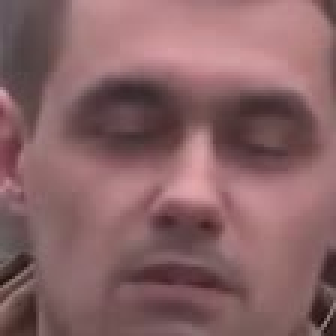
#> input picture systems/upgrade-20260921/examples/aigc_real_image.jpg, 112 x 112 px (shown 3 times larger)
$ python -i media.py   (imports and definitions only)
#> lines starting #> are read from the running program, lines starting #| are printed output that depends on the picture
from __future__ import annotations

import hashlib
import re
import time
from dataclasses import dataclass, field
from pathlib import Path
from typing import Any

import cv2
import numpy as np


IMAGE_EXTENSIONS = {".jpg", ".jpeg", ".png", ".webp"}
VIDEO_EXTENSIONS = {".mp4", ".avi", ".mov", ".mkv"}


class PreprocessingError(RuntimeError):
    """可向中文界面直接展示的预处理错误。"""


@dataclass(frozen=True)
class PreprocessConfig:
    sample_rate_fps: float = 1.0
    max_frames: int = 30
    face_size: tuple[int, int] = (224, 224)
    face_expand_ratio: float = 0.25

    # [9 lines left out: function __post_init__, not called in this run]


@dataclass(frozen=True)
class VideoInfo:
    duration_seconds: float
    fps: float
    width: int
    height: int
    total_frames: int


@dataclass
class PreprocessResult:
    source_path: str
    filename: str
    label: str
    file_type: str = "未知"
    sha256: str = ""
    video_info: VideoInfo | None = None
    extracted_frames: int = 0
    face_frames: int = 0
    no_face_frames: int = 0
    frame_paths: list[str] = field(default_factory=list)
    face_paths: list[str] = field(default_factory=list)
    sample_output_dir: str = ""
    elapsed_seconds: float = 0.0
    error_message: str = ""

    # [54 lines left out: functions to_summary_dict, calculate_sha256, _read_image, _write_image, not called in this run]


def read_image(path: Path) -> np.ndarray | None:
    """公开的中文路径兼容图片读取接口，保持与正式预处理实现一致。"""
    return _read_image(path)


def write_image(path: Path, image: np.ndarray) -> None:
    """公开的中文路径兼容图片写入接口。"""
    _write_image(path, image)


def _safe_name(value: str) -> str:
    name = re.sub(r"[^0-9A-Za-z._\-\u4e00-\u9fff]+", "_", value).strip("._")
    return name or "sample"


# [15 lines left out: function expand_face_box, not called in this run]


class OpenCVFaceDetector:
    def __init__(self, cascade_path: Path | None = None) -> None:
        default_path = Path(cv2.data.haarcascades) / "haarcascade_frontalface_default.xml"
        self.cascade_path = cascade_path or default_path
        self.classifier = cv2.CascadeClassifier(str(self.cascade_path))
        if self.classifier.empty():
            raise PreprocessingError(f"OpenCV人脸检测器加载失败：{self.cascade_path}")

    def detect_largest(self, image: np.ndarray) -> tuple[int, int, int, int] | None:
        faces = self._detect(image)
        if len(faces) > 0:
            return self.select_largest(faces)

        # 数据帧可能已经紧贴人脸边缘；补边后再次检测，再映射回原图。
        image_height, image_width = image.shape[:2]
        pad_x = max(16, image_width // 2)
        pad_y = max(16, image_height // 2)
        padded = cv2.copyMakeBorder(
            image,
            pad_y,
            pad_y,
            pad_x,
            pad_x,
            cv2.BORDER_REPLICATE,
        )
        padded_faces = self._detect(padded)
        if len(padded_faces) == 0:
            return None
        x, y, width, height = self.select_largest(padded_faces)
        x1 = max(0, x - pad_x)
        y1 = max(0, y - pad_y)
        x2 = min(image_width, x + width - pad_x)
        y2 = min(image_height, y + height - pad_y)
        if x2 <= x1 or y2 <= y1:
            return None
        return x1, y1, x2 - x1, y2 - y1

    def _detect(self, image: np.ndarray) -> Any:
        gray = cv2.cvtColor(image, cv2.COLOR_BGR2GRAY)
        gray = cv2.equalizeHist(gray)
        return self.classifier.detectMultiScale(
            gray,
            scaleFactor=1.1,
            minNeighbors=5,
            minSize=(30, 30),
        )

    @staticmethod
    def select_largest(faces: Any) -> tuple[int, int, int, int]:
        x, y, width, height = max(faces, key=lambda box: int(box[2]) * int(box[3]))
        return int(x), int(y), int(width), int(height)


# [48 lines left out: functions extract_largest_face, load_face_crop, not called in this run]


class MediaPreprocessor:
    # [157 lines left out: functions __init__, process_file, _process_image, _process_video, _sample_targets, _sample_unknown_length_video and 1 more, not called in this run]

    def _extract_largest_face(self, image: np.ndarray) -> np.ndarray | None:
        return extract_largest_face(image, self.face_detector, self.config)

    # [18 lines left out: functions expand_box, _display_path, not called in this run]

>>> import cv2
>>> picture = cv2.imread('../../../../upgrade-20260921/examples/aigc_real_image.jpg')
#> picture is the input picture: shape (112, 112, 3); mean B, G, R 101.7, 99.2, 136.5
>>> result = OpenCVFaceDetector().detect_largest(picture)
#> in _detect, `gray = cv2.cvtColor(image, cv2.COLOR_BGR2GRAY)`:
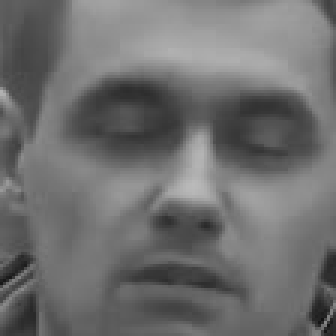
#> gray: shape (112, 112) (shown 3 times larger); min 18, max 186, mean 110.7
#> in _detect, `gray = cv2.equalizeHist(gray)`:
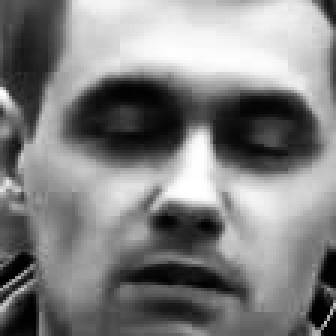
#> gray: shape (112, 112) (shown 3 times larger); min 0, max 255, mean 128.6
#> in detect_largest, `faces = self._detect(image)`: faces = ()
#> in detect_largest, `padded = cv2.copyMakeBorder( image, pad_y, pad_y, pad_x, pad_x, cv2.BO..`:
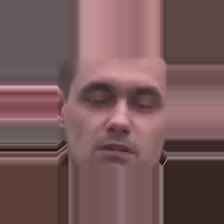
#> padded: shape (224, 224, 3); mean B, G, R 90.1, 88.5, 118.8
#> in _detect (call 2), `gray = cv2.cvtColor(image, cv2.COLOR_BGR2GRAY)`:
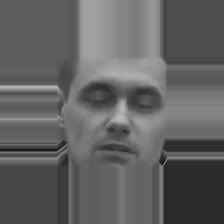
#> gray: shape (224, 224); min 18, max 186, mean 97.8
#> in _detect (call 2), `gray = cv2.equalizeHist(gray)`:
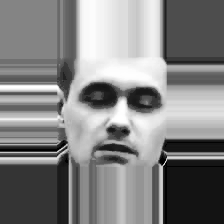
#> gray: shape (224, 224); min 0, max 255, mean 130.9
#> in detect_largest, `padded_faces = self._detect(padded)`: padded_faces = [[51, 47, 135, 135]]
#> in select_largest, `x, y, width, height = max(faces, key=lambda box: int(box[2]) * int(box..`: x = 51; y = 47; width = 135
#> in detect_largest, `x, y, width, height = self.select_largest(padded_faces)`: x = 51; y = 47; width = 135
#> in detect_largest, `x1 = max(0, x - pad_x)`: x1 = 0
#> in detect_largest, `x2 = min(image_width, x + width - pad_x)`: x2 = 112
#> result = (0, 0, 112, 112)
